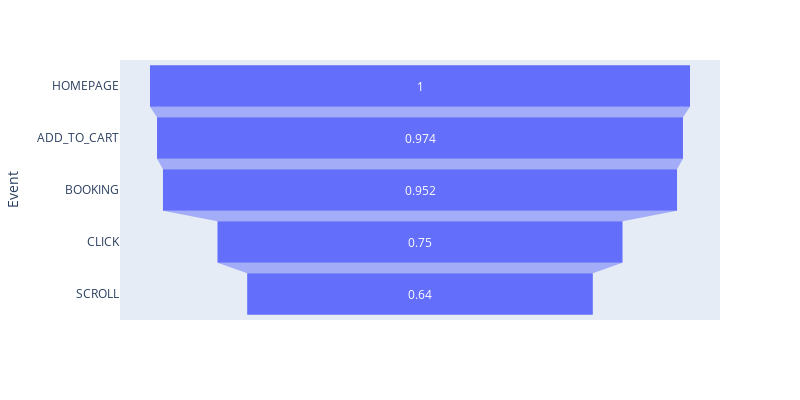

Source (notebook cell):
### Code cell
fig = px.funnel(funnel_df, y='Event', x='Percentage', width=800, height=400)
fig.show()

### Figure 1 — Plotly figure (JSON) as saved in the notebook; plotly's stock layout.template omitted (floating-point values rounded to 4 significant figures)
{"data": [{"hovertemplate": "Percentage=%{x}<br>Event=%{y}<extra></extra>", "legendgroup": "", "marker": {"color": "#636efa"}, "name": "", "orientation": "h", "showlegend": false, "type": "funnel", "x": [1, 0.974, 0.952, 0.75, 0.64], "xaxis": "x", "y": ["HOMEPAGE", "ADD_TO_CART", "BOOKING", "CLICK", "SCROLL"], "yaxis": "y"}], "layout": {"height": 400, "legend": {"tracegroupgap": 0}, "margin": {"t": 60}, "width": 800, "xaxis": {"anchor": "y", "domain": [0, 1], "title": {"text": "Percentage"}}, "yaxis": {"anchor": "x", "domain": [0, 1], "title": {"text": "Event"}}}}
